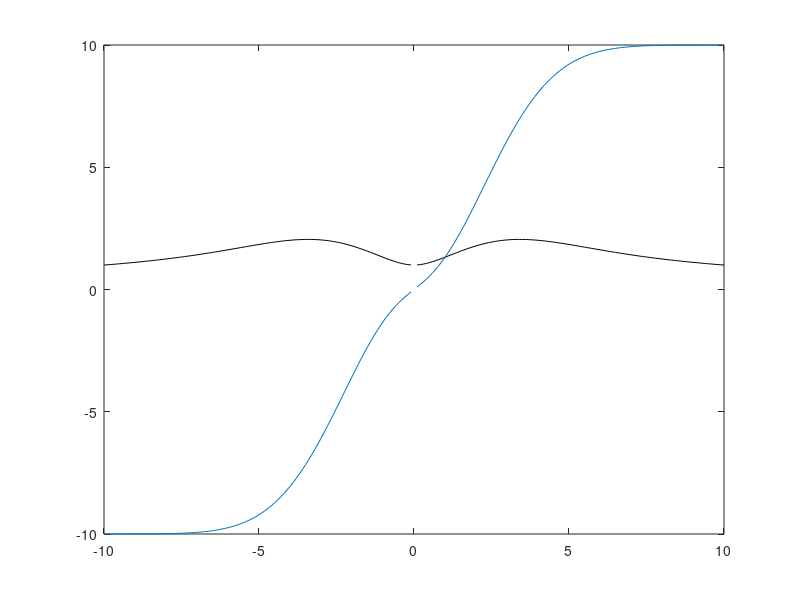

MATLAB code for this plot:
function K
% K ???
%
% Miguel Ruiz

e = -10:0.1:10;

% % a
% figure
% hold
% for i = 1:0.5:5
% u_max = 1;
% a = 0.001*10^i;
% 
% k = (u_max * (1-exp(-a.*e.^2))) ./ abs(e);
% plot(e, k.*e)
% end
% k = (u_max * (1-exp(-0.01.*e.^2))) ./ abs(e);
% plot(e, k.*e,'r')
% 
% % u_max
% figure
% hold
% for i = 1:1:10
% u_max = i;
% a = 1;
% 
% k = (u_max * (1-exp(-a.*e.^2))) ./ abs(e);
% plot(e, u_min + k.*e)
% end
% k = (1 * (1-exp(-a.*e.^2))) ./ abs(e);
% plot(e, k.*e,'g')

% Final
figure
k = 1./exp(abs(e)) + (10 * (1-exp(-0.1.*e.^2))) ./ abs(e);
plot(e, k, 'k')
hold
plot(e, k.*e)